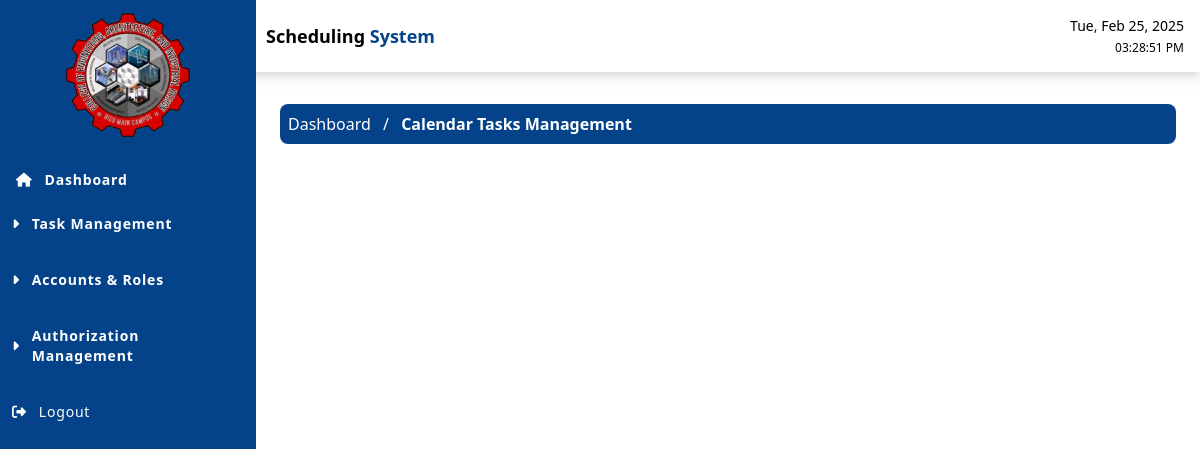
The page /src/pages/dashboard.php?page=my_tasks/calendar_tasks_management (signed in) on the database as committed earlier.
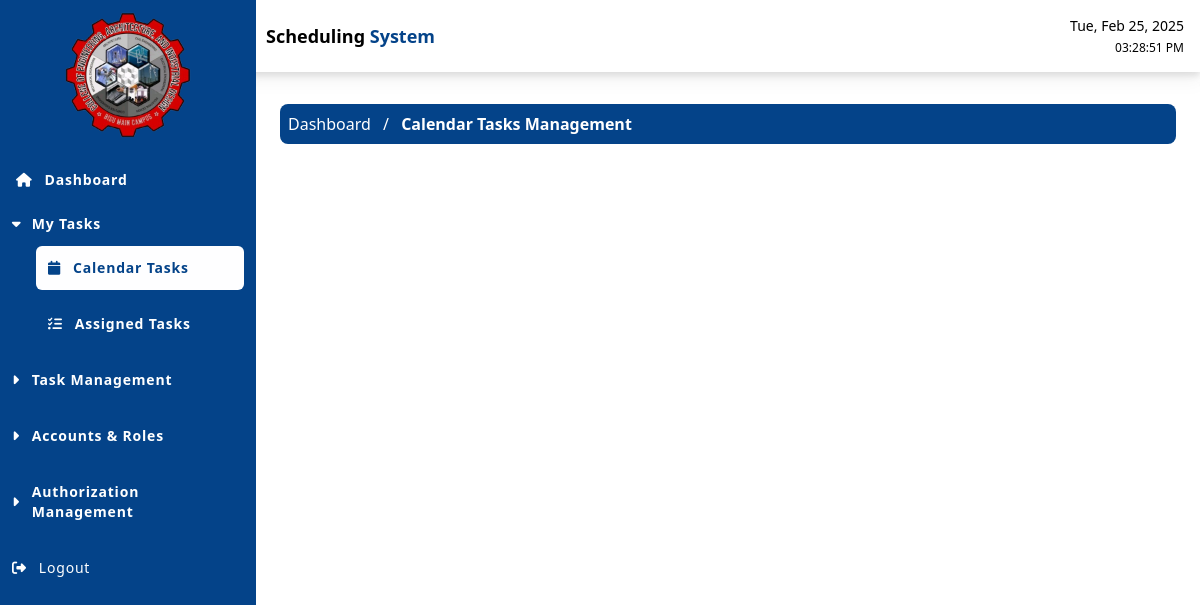
The same page on the database as committed later.
### tables this page shows
CREATE TABLE `modules` (
  `id` int(11) NOT NULL,
  `module_name` varchar(255) NOT NULL,
  `module_alias` varchar(255) NOT NULL,
  `sequence_number` int(11) NOT NULL,
  `created_at` timestamp NOT NULL DEFAULT current_timestamp(),
  `updated_at` timestamp NOT NULL DEFAULT current_timestamp() ON UPDATE current_timestamp()
);

CREATE TABLE `pages` (
  `page_id` int(11) NOT NULL,
  `icon` varchar(100) DEFAULT NULL,
  `page_name` varchar(255) NOT NULL,
  `page_alias` varchar(255) NOT NULL,
  `module_id` int(11) DEFAULT NULL,
  `sequence_number` int(11) DEFAULT NULL,
  `is_active` varchar(1) DEFAULT '1',
  `created_at` timestamp NOT NULL DEFAULT current_timestamp(),
  `updated_at` timestamp NOT NULL DEFAULT current_timestamp() ON UPDATE current_timestamp()
);

### src/pages/main_query.php (called while the page is built, shortened)
<?php
$userID = $_SESSION['user']['id'];
function getModulesAndPages($conn, $user_id) {
    $modules = array();
    $roleQuery = "SELECT ur.role_id, r.role_name
                  FROM user_roles ur
                  JOIN roles r ON ur.role_id = r.role_id
                  WHERE ur.user_id = $user_id LIMIT 1";
    $roleResult = mysqli_query($conn, $roleQuery);
    $userRole = mysqli_fetch_assoc($roleResult);
    $role_id = $userRole['role_id'];
    $is_super_admin = ($userRole['role_name'] === 'Super Admin');
    $moduleQuery = $is_super_admin ?
        "SELECT *, 1 as module_can_view FROM modules ORDER BY sequence_number ASC" :
        "SELECT m.*,
                IF(EXISTS (
                    SELECT 1
                    FROM pages p
                    LEFT JOIN page_permissions pp ON p.page_id = pp.page_id
                    WHERE p.module_id = m.id
                      AND p.is_active = '1'
                      AND (pp.can_view = 1 OR pp.page_id IS NULL)
                ), 1, 0) as module_can_view
         FROM modules m
         LEFT JOIN module_permissions mp ON m.id = mp.module_id AND mp.role_id = $role_id
         ORDER BY m.sequence_number ASC";
    $moduleResult = mysqli_query($conn, $moduleQuery);
    while ($module = mysqli_fetch_assoc($moduleResult)) {
        if ($is_super_admin || $module['module_can_view'] == 1) {
            $module_id = $module['id'];
            $pageQuery = $is_super_admin ?
                "SELECT *, 1 as page_can_view
                 FROM pages
                 WHERE module_id = $module_id AND is_active = '1'
                 ORDER BY sequence_number ASC" :
                "SELECT p.*, pp.can_view as page_can_view
                 FROM pages p
                 LEFT JOIN page_permissions pp ON p.page_id = pp.page_id AND pp.role_id = $role_id
                 WHERE p.module_id = $module_id AND p.is_active = '1'
                 ORDER BY p.sequence_number ASC";
            $pageResult = mysqli_query($conn, $pageQuery);
            $pages = array();
            while ($page = mysqli_fetch_assoc($pageResult)) {
                if ($is_super_admin || $page['page_can_view'] == 1) {
                    $pages[] = $page;
                }
            }
            if (!empty($pages)) {
                $module['pages'] = $pages;
                $modules[] = $module;
            }
        }
    }
    return $modules;
}
?>

### src/pages/left_sidebar/sidebar_l.php (the view, shortened to what this page needs)
<ul class="flex flex-col text-sm font-sans  ">
    <div class='flex justify-center items-center'>
        <image src="../../resources/images/1738888990405-removebg-preview-removebg-preview.png" class='w-[150px] p-3'></image>
    </div>
    <li class="py-1 justify-center mt-2 hover:bg-[#3cc5dd] rounded-md">
        <a href="dashboard.php?page=dashboard" class="font-semibold flex ml-4  py-2  rounded-md hover:text-white items-center">
            <i class="fa-solid fa-house mr-3"></i> Dashboard
        </a>
    </li>
    <?php
    $modules = getModulesAndPages($conn, $userID);
    foreach ($modules as $module) {
        if (!empty($module['pages'])) {
            ?>
            <li class="p-3 ">
                <div class="treeview-parent">
                    <div class="flex items-center justify-between cursor-pointer">
                        <div class="flex items-center">
                            <i class="fas fa-caret-right mr-3 transition-transform duration-200 "></i>
                            <span class="text-white font-semibold"><?php echo htmlspecialchars($module['module_name']); ?></span>
                        </div>
                    </div>
                </div>
                <ul class="pl-6 mt-3 space-y-3">
                    <?php foreach ($module['pages'] as $page) { ?>
                        <li class="py-3  hover:bg-[#3cc5dd] rounded-md">
                            <a href="dashboard.php?page=<?php echo htmlspecialchars($module['module_alias'] . '/' . $page['page_alias']); ?>" class="flex font-semibold  items-center  px-3 hover:text-white">
                                <?php if (!empty($page['icon'])) { ?>
                                    <i class="<?php echo htmlspecialchars($page['icon']); ?> mr-3"></i>
                                <?php } ?>
                                <?php echo htmlspecialchars($page['page_name']); ?>
                            </a>
                        </li>
                    <?php } ?>
                </ul>
            </li>
        <?php }
    } ?>
    <li class="p-3  hover:bg-[#3cc5dd]">
        <a href="javascript:void(0);" onclick="logoutUser();" class="flex items-center text-white hover:text-white">
            <i class="fas fa-sign-out-alt mr-3"></i> Logout
        </a>
    </li>
</ul>

Rows that differ between the two databases and show on the page:
added modules: module_name "My Tasks"
added pages: page_name "Calendar Tasks"
added pages: page_name "Assigned Tasks"
